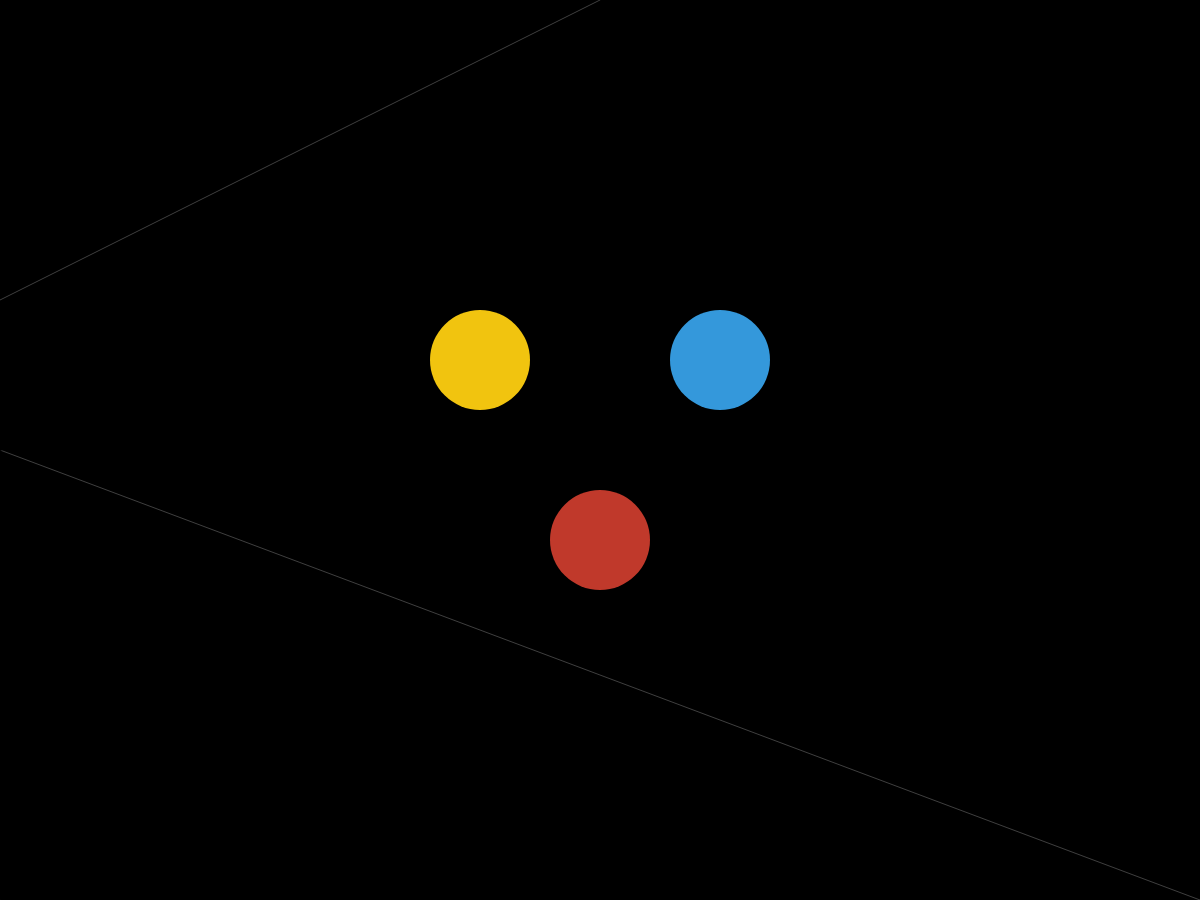
Frame 1 (no input)
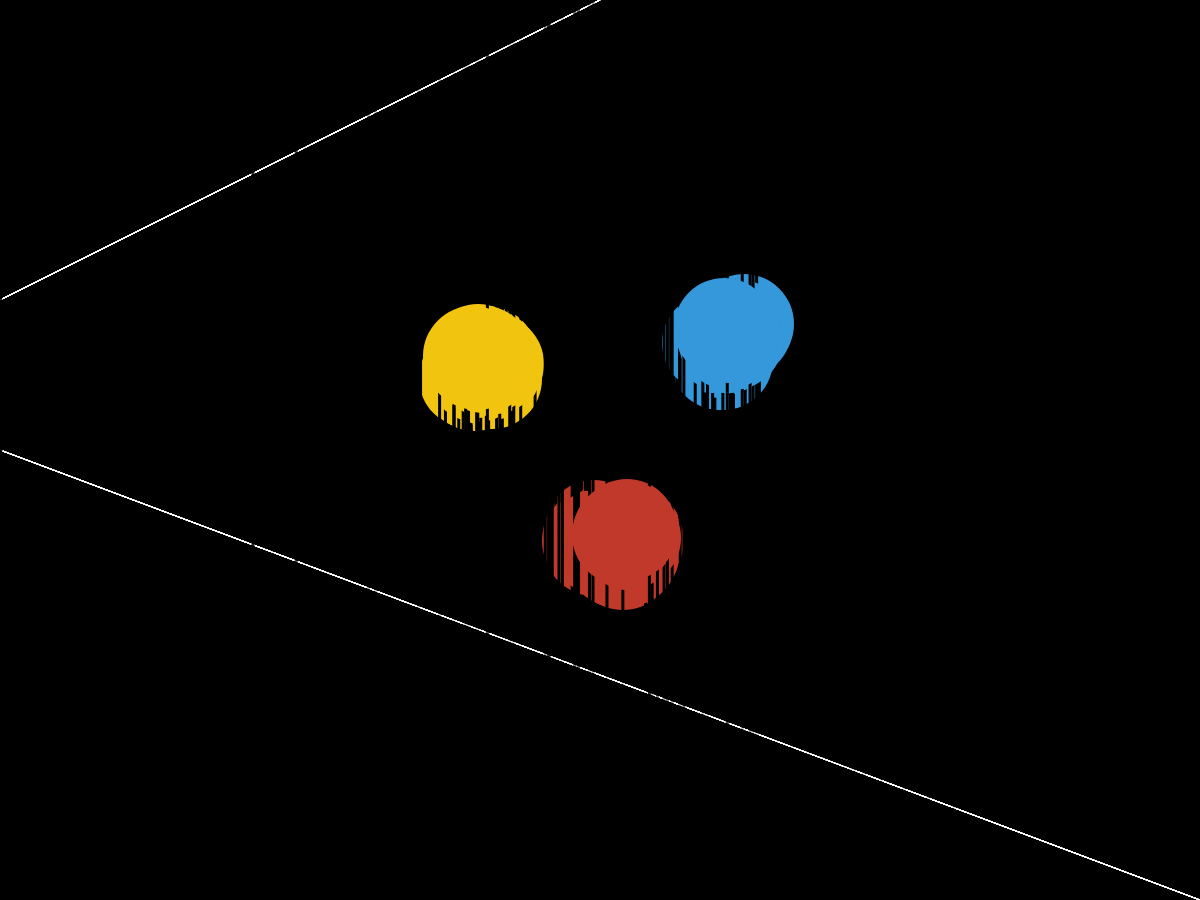
Frame 60 (no input)
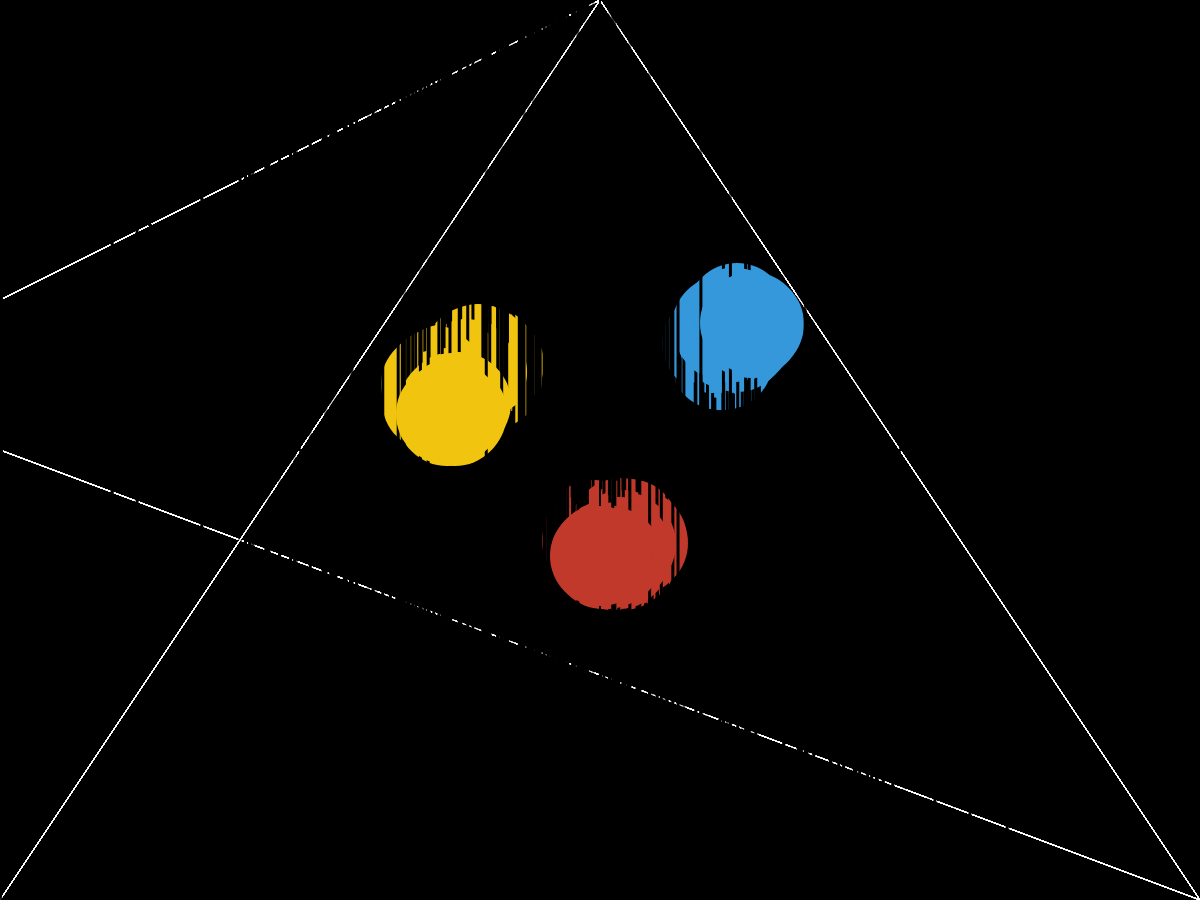
Frame 120 (the mouse pressed at the canvas centre since frame 60)

The p5.js sketch that drew these frames (run headless with seeded random() and noise() and a simulated clock; from frame 60 on, the mouse is pressed at the canvas centre):

// p5.js sketch
// ── sketch.js
var pos_x;
var pos_y;
var xoff = 0.0;
var xoff2 = 1.1;
var xoff3 = 2.2;
var xoff4 = 3.3;

//define pathfinder dot
var pf = {
  width: 100,
  max_move: 5,
};


function setup() {
    createCanvas( 1200, 900 );
    background(0);

    // starting positions
    pos_x = width * 0.5;
    pos_y = height * 0.6;
    pos_x2 = width * 0.6;
    pos_y2 = height * 0.4;
    pos_x3 = width * 0.4;
    pos_y3 = height * 0.4;
}

function draw() {

    // noise lines
    push();
      stroke(0);
      strokeWeight(3);
      xoff = xoff + .5;
      var a = noise(xoff) * width;
      line(a, 0, a, height);

      xoff2 = xoff2 + .5;
      var b = noise(xoff2) * width;
      line(b, 0, b, height);

      xoff3 = xoff3 + .5;
      var c = noise(xoff3) * width;
      line(c, 0, c, height);

      xoff4 = xoff4 + .5;
      var d = noise(xoff3) % width;
      line(d, 0, d, height);

    // mapped lines
      stroke( 255);
      strokeWeight(0.25);
      var m = map(mouseX, width / 3, width - 400, 0, width);
      line(m, 0, m % 20, height);
      line(m, 0, width, height);
      line(m, height, width / 2, 0);
      stroke(0);
      strokeWeight(2);
      line(m, height, width, 0);
      line(m, height, 0, 0);
      line(m, 0, width / 2 , height);

    pop();

    // draw colored circles
      fill(192, 57, 43);
      noStroke();
      ellipse(pos_x, pos_y, pf.width);
      fill(52, 152, 219);
      ellipse(pos_x2, pos_y2, pf.width);
      fill(241, 196, 15);
      ellipse(pos_x3, pos_y3, pf.width);


      // randomize circles
      pos_x += floor(random(-pf.max_move, pf.max_move + 1));
      pos_y += floor(random(-pf.max_move, pf.max_move + 1));

      pos_x2 += floor(random(-pf.max_move, pf.max_move + 1));
      pos_y2 += floor(random(-pf.max_move, pf.max_move + 1));

      pos_x3 += floor(random(-pf.max_move, pf.max_move + 1));
      pos_y3 += floor(random(-pf.max_move, pf.max_move + 1));



  }
